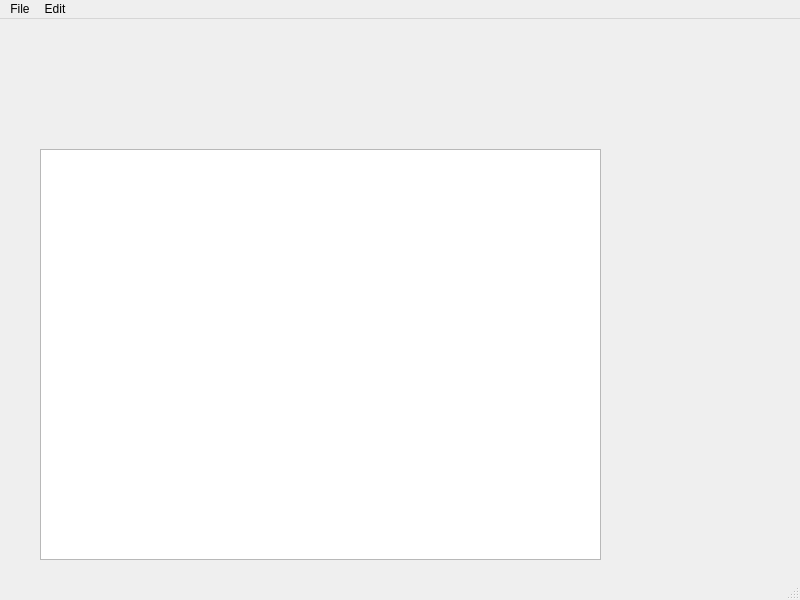
<?xml version="1.0" encoding="UTF-8"?>
<ui version="4.0">
 <class>MainWindow</class>
 <widget class="QMainWindow" name="MainWindow">
  <property name="geometry">
   <rect>
    <x>0</x>
    <y>0</y>
    <width>800</width>
    <height>600</height>
   </rect>
  </property>
  <property name="windowTitle">
   <string>MainWindow</string>
  </property>
  <widget class="QWidget" name="centralwidget">
   <widget class="QPlainTextEdit" name="plainTextEdit">
    <property name="geometry">
     <rect>
      <x>40</x>
      <y>130</y>
      <width>561</width>
      <height>411</height>
     </rect>
    </property>
   </widget>
  </widget>
  <widget class="QMenuBar" name="menubar">
   <property name="geometry">
    <rect>
     <x>0</x>
     <y>0</y>
     <width>800</width>
     <height>22</height>
    </rect>
   </property>
   <widget class="QMenu" name="menuText_Editor">
    <property name="title">
     <string>File</string>
    </property>
    <addaction name="actionNewfile"/>
    <addaction name="actionOpen"/>
    <addaction name="actionSave_As"/>
    <addaction name="actionSave"/>
   </widget>
   <widget class="QMenu" name="menuBold">
    <property name="title">
     <string>Edit</string>
    </property>
    <addaction name="actionBold"/>
   </widget>
   <addaction name="menuText_Editor"/>
   <addaction name="menuBold"/>
  </widget>
  <widget class="QStatusBar" name="statusbar"/>
  <action name="actionNewfile">
   <property name="text">
    <string>New File</string>
   </property>
  </action>
  <action name="actionBold">
   <property name="text">
    <string>Bold</string>
   </property>
  </action>
  <action name="actionOpen">
   <property name="text">
    <string>Open</string>
   </property>
  </action>
  <action name="actionSave_As">
   <property name="text">
    <string>Save As</string>
   </property>
  </action>
  <action name="actionSave">
   <property name="text">
    <string>Save</string>
   </property>
  </action>
 </widget>
 <resources/>
 <connections/>
</ui>
